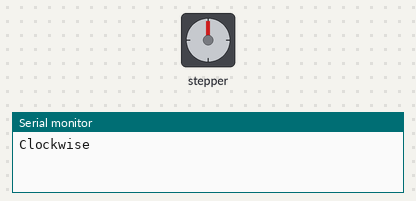
Bench run of a sketch on a simulated Arduino Uno, built with avr-gcc and run on an emulated ATmega328P. Shown: stepper motor, the last lines printed to the serial monitor. Stepper angles assume 2048 steps per turn.

Above: at 0.05 s.
At 2.0 s:
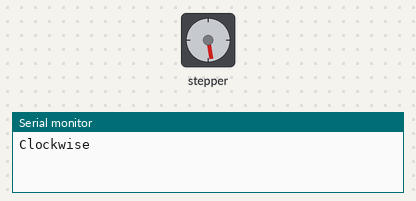
At 4.0 s:
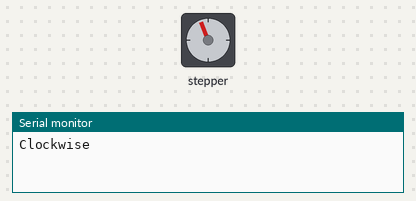
At 8.35 s:
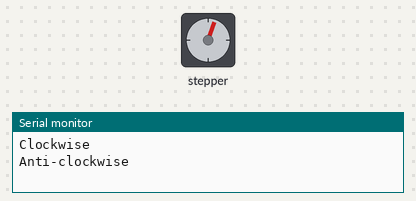
Timing chart, 0 to 11.8 s (numbered marks = the images above):
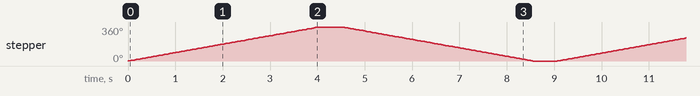

The sketch:

stepper_motor.ino
```cpp
// Stepper Motor

#include <Stepper.h>

// Variable Definitions
const int stepsPerRevolution = 2048;
const int rpm = 15;

// Instantiate an object of class Stepper
Stepper myStepper(stepsPerRevolution, 8, 9, 10, 11);

void setup() {
  // Set the speed of the stepper motor
  myStepper.setSpeed(rpm);
  // Open the serial connection with Baud rate of 9600
  Serial.begin(9600);
}

void loop() {
  // Clockwise Direction
  Serial.println("Clockwise");
  myStepper.step(stepsPerRevolution);
  delay(500);
  // Anti-clockwise Direction
  Serial.println("Anti-clockwise");
  myStepper.step(-stepsPerRevolution);
  delay(500);
}
```

Measured:
- by itself, stepper: turns 360° clockwise in 4.0 s, then 360° counter-clockwise in 4.0 s, repeating every 9.1 s
